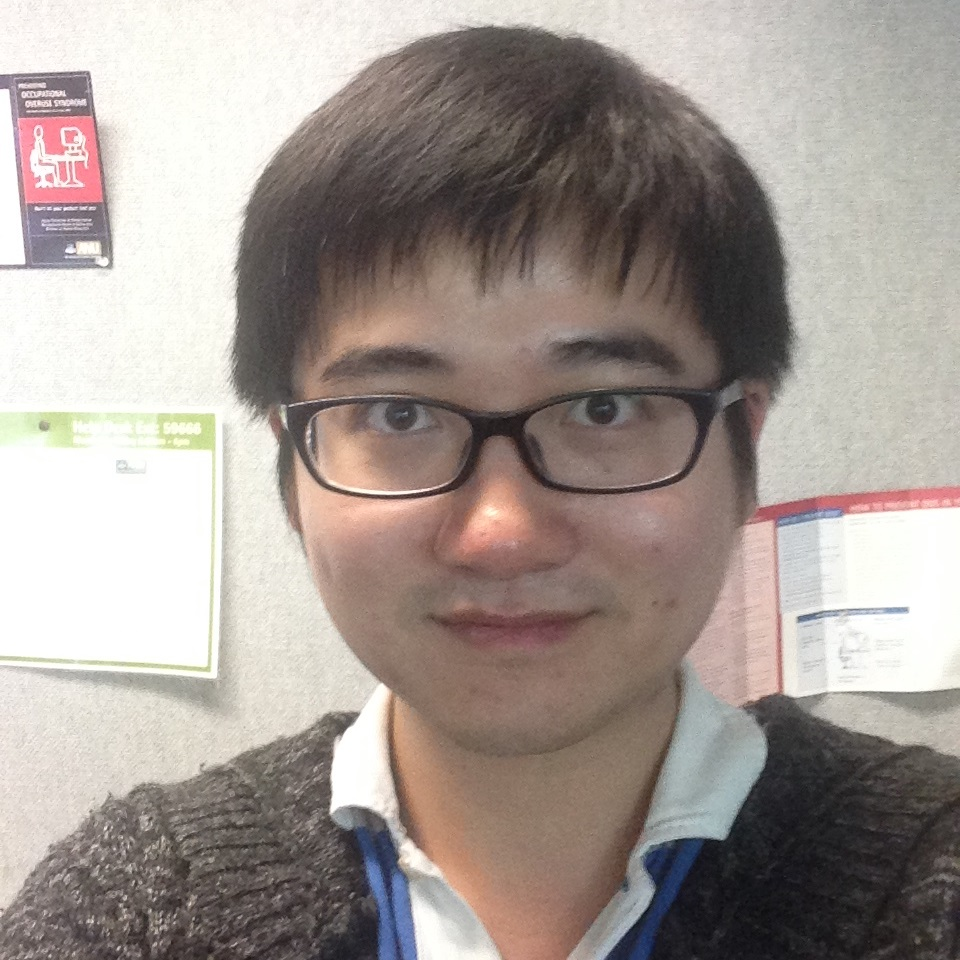
%> input picture CVLabes/CV-lab1/photo_U5224340.JPG, 960 x 960 px
$ octave projectiveTransformation.m   (GNU Octave 9; MATLAB toolbox functions it lacks are replaced by stand-ins)
%> lines starting %> are read from the running program, lines starting %| are printed output that depends on the picture; in (x1, y1, x2, y2) boxes, pixels count from 0 and x2, y2 are one past the last pixel; in counts of white or black regions, pixels touching at a corner belong together; the program's own positions count from 1
### CVLabes/CV-lab1/getPureFigure.m
function [ reducedFigure ] = getPureFigure( img, threshold )
% This method used to get the 'pure figure' from a figure with many black
%area
% e.g. img (3/4 area are black) => reducedImg (left non-black part)

imgThr = im2bw(img, threshold);

CC = bwconncomp(imgThr);

s = regionprops(CC,'BoundingBox');
boundingBoxs = cat(1, s.BoundingBox);

BB = boundingBoxs(1, :);
a1 = ceil(BB(1));
b1 = ceil(BB(2));
c1 = ceil(BB(3));
d1 = ceil(BB(4));

reducedFigure = imcrop(img,[a1 b1 c1 d1]);

end

### CVLabes/CV-lab1/projectiveTransformation.m
% for task 5: Projective transformation

% clean un-relatived items
clc
clear

% read image
sourceImg = imread('photo_U5224340.JPG');
%> sourceImg is the input picture: size 960x960x3 uint8; mean R, G, B 162.6, 152.6, 147

% reduce the size of source image to save processing time
sourceImg = imresize(sourceImg, 0.25);
%> sourceImg: size 240x240x3 uint8
[rows, columns, ~] = size(sourceImg);
%> rows = 240; columns = 240

% get the transformation matrix struct
theta = 10;
tform = projective2d([cosd(theta) -sind(theta) 0.001; sind(theta) cosd(theta) 0.01; 0 0 1]);

% perform projective transformation by Matlab function
matlabImage = imwarp(sourceImg, tform);
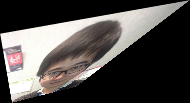
%> matlabImage: size 103x190x3 uint8; mean R, G, B 79.2, 75.5, 73.3

% create an empty image for output
forwardTargetImg = uint8(zeros(size(sourceImg)));

% forward mapping approach
for sourceRowIndex = 1 : rows
    for sourceColumnIndex = 1 : columns

        % get the source pixel RGB values
        RGB = sourceImg(sourceColumnIndex, sourceRowIndex, :);

        % get the target position
        [targetRowIndex, targetColumnIndex] = transformPointsForward(tform, sourceRowIndex, sourceColumnIndex);
        targetColumnIndex = targetColumnIndex + rows*sind(theta);

        forwardTargetImg = setSplatting(forwardTargetImg, targetColumnIndex, targetRowIndex, RGB);

    end
end
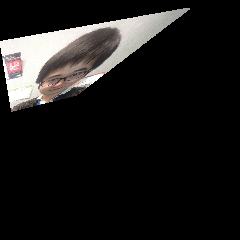
%> forwardTargetImg: size 240x240x3 uint8; mean R, G, B 28, 26.7, 25.9

[targetRows, targetColumns, channels] = size(forwardTargetImg);
%> targetRows = 240; targetColumns = 240; channels = 3

% inverse mapping approach
inverseTargetImg = uint8(zeros(size(forwardTargetImg)));

for targetRowIndex = 1 : targetRows
    for targetColumnIndex = 1 : targetColumns

        actualColumnIndex = targetColumnIndex;
        actualColumnIndex = actualColumnIndex - rows*sind(theta);

        [sourceRowIndex, sourceColumnIndex] = transformPointsInverse(tform, targetRowIndex, actualColumnIndex);

        % before get value, we should make sure the source position in the
        % source image (onece not in the source image, continue it)
        sourceRowIndex = round(sourceRowIndex);
        sourceColumnIndex = round(sourceColumnIndex);

        if sourceRowIndex <= 0
            continue
        elseif sourceRowIndex >= rows
            continue
        elseif sourceColumnIndex <= 0
            continue
        elseif sourceColumnIndex >= columns
            continue
        end

        % get their locations
        sourcePosition = [sourceColumnIndex, sourceRowIndex];
        targetPosition = [targetColumnIndex, targetRowIndex];

        % perfrom linear interpolation appraoch based on my function
        inverseTargetImg = linearInterpolation(sourceImg, inverseTargetImg, sourcePosition, targetPosition);

    end
end
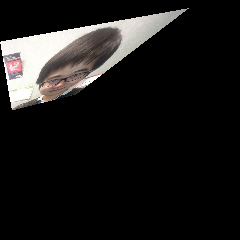
%> inverseTargetImg: size 240x240x3 uint8; mean R, G, B 26.6, 25.4, 24.6

% Then, deal with these two image, to reduce their size to regular as
% Matlab

% set the threhold as small as possible, only keep the not black part
threshold =0.1;

% reduce the black areas
forwardTargetImg = getPureFigure(forwardTargetImg, threshold);
%> in getPureFigure, `imgThr = im2bw(img, threshold);`:
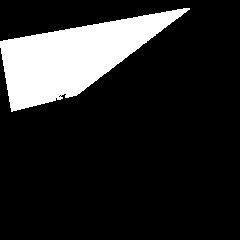
%> imgThr: size 240x240 logical; 15.6% white; 1 white region
%> in getPureFigure, `CC = bwconncomp(imgThr);`: CC = 1 connected component
%> in getPureFigure, `s = regionprops(CC,'BoundingBox');`: s = 1 region; box (x1, y1, x2, y2): (0, 8, 190, 112)
%> in getPureFigure, `boundingBoxs = cat(1, s.BoundingBox);`: boundingBoxs = [0.5 8.5 190 104]
%> in getPureFigure, `a1 = ceil(BB(1));`: a1 = 1
%> in getPureFigure, `b1 = ceil(BB(2));`: b1 = 9
%> in getPureFigure, `c1 = ceil(BB(3));`: c1 = 190
%> in getPureFigure, `d1 = ceil(BB(4));`: d1 = 104
%> in getPureFigure, `reducedFigure = imcrop(img,[a1 b1 c1 d1]);`:
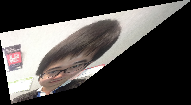
%> reducedFigure: size 105x191x3 uint8; mean R, G, B 80.3, 76.7, 74.5
inverseTargetImg = getPureFigure(inverseTargetImg, threshold);
%> call 2 of getPureFigure, with threshold = 0.1
%> in getPureFigure (call 2), `imgThr = im2bw(img, threshold);`:
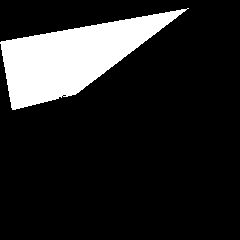
%> imgThr: size 240x240 logical; 14.9% white; 1 white region
%> in getPureFigure (call 2), `s = regionprops(CC,'BoundingBox');`: s = 1 region; box (x1, y1, x2, y2): (0, 8, 189, 110)
%> in getPureFigure (call 2), `boundingBoxs = cat(1, s.BoundingBox);`: boundingBoxs = [0.5 8.5 189 102]
%> in getPureFigure (call 2), `c1 = ceil(BB(3));`: c1 = 189
%> in getPureFigure (call 2), `d1 = ceil(BB(4));`: d1 = 102
%> in getPureFigure (call 2), `reducedFigure = imcrop(img,[a1 b1 c1 d1]);`:
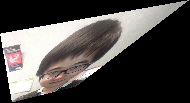
%> reducedFigure: size 103x190x3 uint8; mean R, G, B 78.3, 74.7, 72.5

figure(1);
subplot(2,2,1), imshow(sourceImg), title('Original Figure');
subplot(2,2,2), imshow(forwardTargetImg), title('Forward Figure');
subplot(2,2,3), imshow(inverseTargetImg), title('Inversed Rotated Figure');
subplot(2,2,4), imshow(matlabImage), title('Matlab Figure');

bilinearImg = imwarp(sourceImg, tform, 'bilinear');
bicubicImg = imwarp(sourceImg, tform, 'bicubic');

figure(2),
figure('name', 'Matlab Bilinear and Bicubic Appraoch Result');
subplot(1, 2, 1), imshow(bilinearImg), title('Matlab Method Bilinear Result');
subplot(1, 2, 2), imshow(bicubicImg), title('Matlab Method Bicubic Result');
